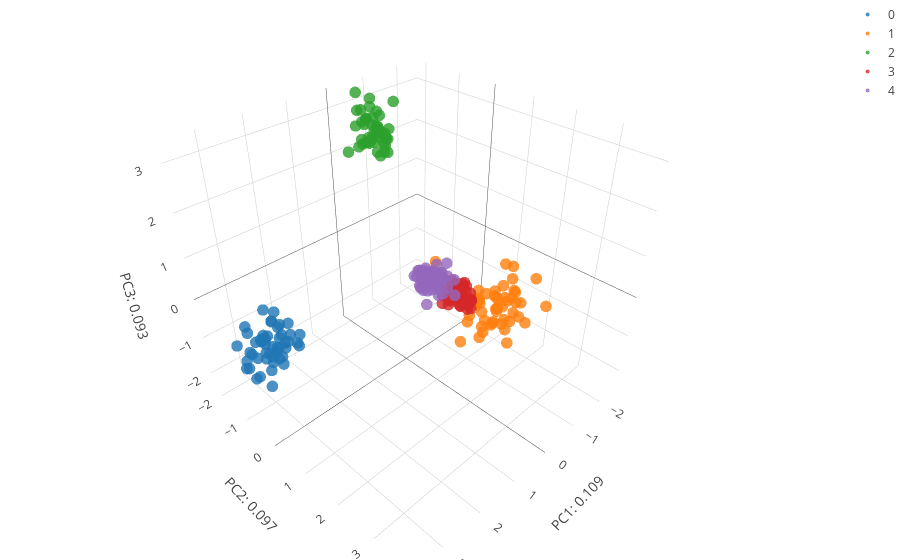

The notebook cell this image was saved under:
### Markdown cell above
We can compare this output with what we would have gotten from sampling equally across our selected vectors:

### Code cell
#### Selecting new, equal sample sizes but derive haplotypes from the same frequency vectors.

Sizes= [50,50,50,50,50]
labels= np.repeat(np.array([x for x in range(N_pops)]),Sizes)

data= []

for k in range(N_pops):
    
    probs= vector_lib[Pops[k],:]
    
    m= Sizes[k]
    Haps= [[np.random.choice([1,0],p= [1-probs[x],probs[x]]) for x in range(L)] for acc in range(m)]
    
    data.extend(Haps)

data= np.array(data)

n_comp = 4

pca = PCA(n_components=n_comp, whiten=False,svd_solver='randomized')

features= pca.fit_transform(data)

var_comps= pca.explained_variance_ratio_
print("; ".join(['PC{0}: {1}'.format(x+1,round(var_comps[x],3)) for x in range(n_comp)]))
print(features.shape)

fig_data= [go.Scatter3d(
        x = features[[x for x in range(sum(Sizes)) if labels[x] == i],0],
        y = features[[x for x in range(sum(Sizes)) if labels[x] == i],1],
        z = features[[x for x in range(sum(Sizes)) if labels[x] == i],2],
        type='scatter3d',
        mode= "markers",
        marker= {
        'line': {'width': 0},
        'size': 4,
        'symbol': 'circle',
      "opacity": .8
      },
      name= str(i)
    ) for i in range(N_pops)]


layout = go.Layout(
    margin=dict(
        l=0,
        r=0,
        b=0,
        t=0
    ),
    scene= Scene(
    yaxis=dict(
        title='PC2: {}'.format(round(var_comps[1],3))),
    xaxis=dict(
    title= 'PC1: {}'.format(round(var_comps[0],3))),
    zaxis=dict(
    title= 'PC3: {}'.format(round(var_comps[2],3))))
)

fig = go.Figure(data=fig_data, layout=layout)
iplot(fig)
